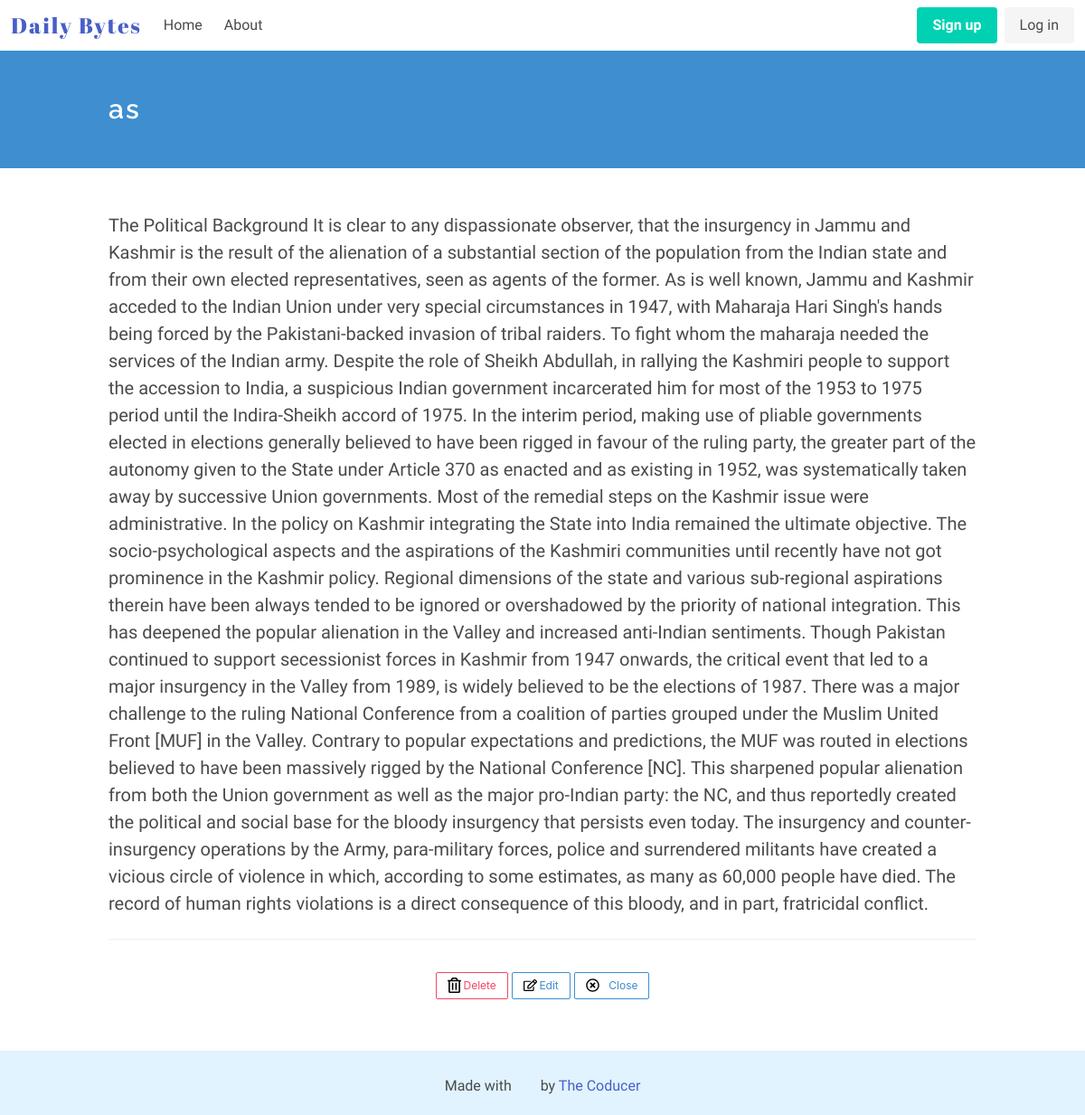
Before: /entry/24 with the older database file.
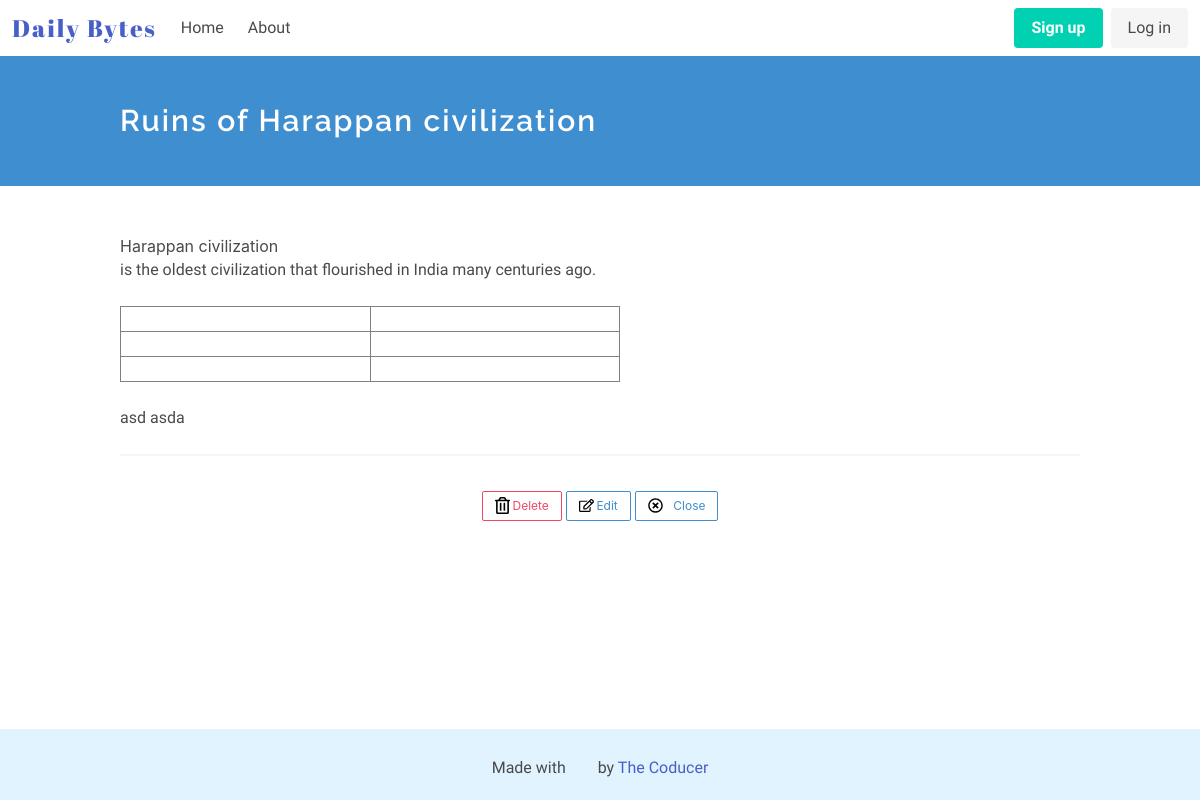
After: the same page with the newer database file.
### diary_app/models.py (models this page shows, shortened)
class Entry(models.Model):
    title = models.CharField(max_length=50, default='', verbose_name="")
    text = RichTextUploadingField(verbose_name="")
    date_posted = models.DateTimeField(auto_now_add = True)
    class Meta:
        verbose_name_plural = 'entries'

### diary_app/views.py (the view)
# urls.py: path('entry/<int:id>', views.readmore, name = 'readmore'),
def readmore(request, id):
    entry = Entry.objects.get(id=id)
    return render(request, "diary_app/readmore.html", {'entry': entry})

### diary_app/templates/diary_app/readmore.html (shortened to what this page needs)
<!DOCTYPE html>
<html lang="en">
<head>
    {% extends "./base.html" %}
    {% block content %}
    {% load static %}
    <section class="hero is-info">
            <div class="hero-body">
                <div class="container">
                    <h1 class="title">
                        {{ entry.title }}
                    </h1>
                </div>
            </div>
        </section>
        <section class="section">
            <div class="container">
                <p class="read-more">{{ entry.text | safe }}</p>
                <hr>
            </div>
            <div class="div-fix">
            <div class="container is-widescreen has-text-centered">
                <a class="button is-small is-danger is-outlined" href="/confirmdelete/{{entry.id}}"><img src="{% static '/images/delete.svg' %}" alt="Delete" width=15px height=15px style="margin-right: 3px;">Delete</a>
                <a class="button is-small is-info is-outlined" href="/edit/{{entry.id}}"><img src="{% static '/images/edit.svg' %}" alt="Edit" width=15px height=15px style="margin-right: 2px;">Edit</a>
                <a class="button is-small is-info is-outlined" href="{% url 'home' %}"><img src="{% static '/images/close.svg' %}" alt="close" width=15px height=15px style="margin-right: 10px;">Close</a>
            </div>
            </div>
        </section>
    {% endblock %}

### diary_app/templates/diary_app/base.html (shortened to what this page needs)
<!DOCTYPE html>
<html lang="en">
<head>
    {% load static %}
    <link rel="stylesheet" href="https://cdnjs.cloudflare.com/ajax/libs/bulma/0.6.2/css/bulma.min.css" />
    <link rel="stylesheet" type="text/css" href="//code.ionicframework.com/ionicons/2.0.1/css/ionicons.min.css" />
    <link rel="stylesheet" href="{% static '/css/main.css' %}">
</head>
<body>
    {% include "./header.html" %}
    {% block content %} {% endblock %}
    {% include "./footer.html" %}
</body>
</html>

### diary_app/templates/diary_app/header.html (shortened to what this page needs)
<div id="app">
<nav class="navbar" role="navigation" aria-label="main navigation">
    <div class="navbar-brand">
      <a class="navbar-item" href="{% url 'home' %}">
        <h1 class="logo">Daily Bytes</h1>
      </a>
    </div>
    <div id="navbarBasicExample" class="navbar-menu">
      <div class="navbar-start">
        <a class="navbar-item" href="{% url 'home' %}">
            Home
        </a>
        <a class="navbar-item" href="/about/">
            About
        </a>
      </div>
      <div class="navbar-end">
        <div class="navbar-item">
          <div class="buttons">
            <a class="button is-primary">
              <strong>Sign up</strong>
            </a>
            <a class="button is-light">
              Log in
            </a>
          </div>
        </div>
      </div>
    </div>
  </nav>
 </div>

### diary_app/templates/diary_app/footer.html
<footer class="footer">
        <div class="has-text-centered">
          <p>
                Made with <i class="icon ion-heart"></i> by <a href="https://thecoducer.github.io/" target="_blank">The Coducer</a>
          </p>
        </div>
      </footer>

### diary_app/static/css/main.css (style rules this page uses)
.logo { font-family: 'Abril Fatface', cursive; font-size: 1.5em; letter-spacing: 2px; }
.navbar-item { font-family: 'Libre Franklin', sans-serif; }
.title { font-size: 30px; }
.title, .subtitle { font-family: 'Raleway', sans-serif; letter-spacing: 2px; }
p { font-family: 'Muli', sans-serif; }
.footer { flex-shrink: 0; padding: 20px; background-color: #e0f3ff; }
.section { flex: 1 0 auto; }
body { display: flex; flex-direction: column; height: 100vh; }
.read-more { font-size: 20px; }
.div-fix { flex-shrink: 0; position: -webkit-sticky; position: sticky; bottom: 0; padding-left: 10px; padding-right: 10px; padding-bottom: 9px; padding-top: 11px; background-color: white; }

Changed rows visible on the page:
changed Entry: title "as" → "Ruins of Harappan civilization"; text "The Political Background It is clear to any dispassionate observer, that the insurgency in Jammu and Kashmir is the result of the alienation of a substantial section of the population from the Indian state and from their own elected representatives, seen as agents of the former. As is well known, Jammu and Kashmir acceded to the Indian Union under very special circumstances in 1947, with Maharaja Hari Singh's hands being forced by the Pakistani-backed invasion of tribal raiders. To fight whom the maharaja needed the services of the Indian army. Despite the role of Sheikh Abdullah, in rallying the Kashmiri people to support the accession to India, a suspicious Indian government incarcerated…" → "Harappan civilization is the oldest civilization that flourished in India many centuries ago. asd asda"
